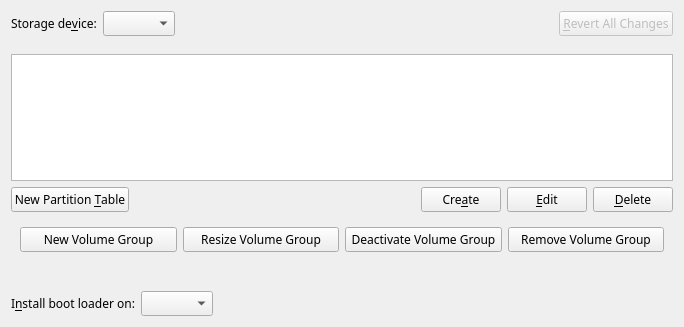
<?xml version="1.0" encoding="UTF-8"?>
<ui version="4.0">
 <author>
SPDX-FileCopyrightText: 2014 Aurélien Gâteau &lt;agateau@kde.org&gt;
SPDX-License-Identifier: GPL-3.0-or-later
 </author>
 <class>PartitionPage</class>
 <widget class="QWidget" name="PartitionPage">
  <property name="geometry">
   <rect>
    <x>0</x>
    <y>0</y>
    <width>684</width>
    <height>327</height>
   </rect>
  </property>
  <property name="windowTitle">
   <string notr="true">Form</string>
  </property>
  <layout class="QVBoxLayout" name="verticalLayout">
   <item>
    <layout class="QHBoxLayout" name="horizontalLayout_2">
     <item>
      <widget class="QLabel" name="label_2">
       <property name="font">
        <font>
         <family>Fantasque Sans Mono</family>
        </font>
       </property>
       <property name="text">
        <string>Storage de&amp;vice:</string>
       </property>
       <property name="buddy">
        <cstring>deviceComboBox</cstring>
       </property>
      </widget>
     </item>
     <item>
      <widget class="QComboBox" name="deviceComboBox">
       <property name="font">
        <font>
         <family>Fantasque Sans Mono</family>
        </font>
       </property>
      </widget>
     </item>
     <item>
      <spacer name="horizontalSpacer_2">
       <property name="orientation">
        <enum>Qt::Horizontal</enum>
       </property>
       <property name="sizeHint" stdset="0">
        <size>
         <width>40</width>
         <height>20</height>
        </size>
       </property>
      </spacer>
     </item>
     <item>
      <widget class="QPushButton" name="revertButton">
       <property name="enabled">
        <bool>false</bool>
       </property>
       <property name="font">
        <font>
         <family>Fantasque Sans Mono</family>
        </font>
       </property>
       <property name="text">
        <string>&amp;Revert All Changes</string>
       </property>
      </widget>
     </item>
    </layout>
   </item>
   <item>
    <widget class="PartitionBarsView" name="partitionBarsView"/>
   </item>
   <item>
    <widget class="PartitionLabelsView" name="partitionLabelsView"/>
   </item>
   <item>
    <widget class="QTreeView" name="partitionTreeView">
     <property name="font">
      <font>
       <family>Fantasque Sans Mono</family>
      </font>
     </property>
     <property name="editTriggers">
      <set>QAbstractItemView::NoEditTriggers</set>
     </property>
     <property name="rootIsDecorated">
      <bool>false</bool>
     </property>
     <property name="allColumnsShowFocus">
      <bool>true</bool>
     </property>
     <property name="expandsOnDoubleClick">
      <bool>false</bool>
     </property>
     <attribute name="headerStretchLastSection">
      <bool>false</bool>
     </attribute>
    </widget>
   </item>
   <item>
    <layout class="QHBoxLayout" name="horizontalLayout">
     <item>
      <widget class="QPushButton" name="newPartitionTableButton">
       <property name="font">
        <font>
         <family>Fantasque Sans Mono</family>
        </font>
       </property>
       <property name="text">
        <string>New Partition &amp;Table</string>
       </property>
      </widget>
     </item>
     <item>
      <spacer name="horizontalSpacer">
       <property name="orientation">
        <enum>Qt::Horizontal</enum>
       </property>
       <property name="sizeHint" stdset="0">
        <size>
         <width>40</width>
         <height>20</height>
        </size>
       </property>
      </spacer>
     </item>
     <item>
      <widget class="QPushButton" name="createButton">
       <property name="font">
        <font>
         <family>Fantasque Sans Mono</family>
        </font>
       </property>
       <property name="text">
        <string>Cre&amp;ate</string>
       </property>
      </widget>
     </item>
     <item>
      <widget class="QPushButton" name="editButton">
       <property name="font">
        <font>
         <family>Fantasque Sans Mono</family>
        </font>
       </property>
       <property name="text">
        <string>&amp;Edit</string>
       </property>
      </widget>
     </item>
     <item>
      <widget class="QPushButton" name="deleteButton">
       <property name="font">
        <font>
         <family>Fantasque Sans Mono</family>
        </font>
       </property>
       <property name="text">
        <string>&amp;Delete</string>
       </property>
      </widget>
     </item>
    </layout>
   </item>
   <item>
    <widget class="QWidget" name="lvmButtonPanel" native="true">
     <layout class="QHBoxLayout" name="lvmButtonLayout">
      <item>
       <widget class="QPushButton" name="newVolumeGroupButton">
        <property name="font">
         <font>
          <family>Fantasque Sans Mono</family>
         </font>
        </property>
        <property name="text">
         <string>New Volume Group</string>
        </property>
       </widget>
      </item>
      <item>
       <widget class="QPushButton" name="resizeVolumeGroupButton">
        <property name="font">
         <font>
          <family>Fantasque Sans Mono</family>
         </font>
        </property>
        <property name="text">
         <string>Resize Volume Group</string>
        </property>
       </widget>
      </item>
      <item>
       <widget class="QPushButton" name="deactivateVolumeGroupButton">
        <property name="font">
         <font>
          <family>Fantasque Sans Mono</family>
         </font>
        </property>
        <property name="text">
         <string>Deactivate Volume Group</string>
        </property>
       </widget>
      </item>
      <item>
       <widget class="QPushButton" name="removeVolumeGroupButton">
        <property name="font">
         <font>
          <family>Fantasque Sans Mono</family>
         </font>
        </property>
        <property name="text">
         <string>Remove Volume Group</string>
        </property>
       </widget>
      </item>
     </layout>
    </widget>
   </item>
   <item>
    <spacer name="verticalSpacer">
     <property name="orientation">
      <enum>Qt::Vertical</enum>
     </property>
     <property name="sizeType">
      <enum>QSizePolicy::Fixed</enum>
     </property>
     <property name="sizeHint" stdset="0">
      <size>
       <width>20</width>
       <height>24</height>
      </size>
     </property>
    </spacer>
   </item>
   <item>
    <layout class="QHBoxLayout" name="horizontalLayout_3">
     <item>
      <widget class="QLabel" name="label_3">
       <property name="font">
        <font>
         <family>Fantasque Sans Mono</family>
        </font>
       </property>
       <property name="text">
        <string>I&amp;nstall boot loader on:</string>
       </property>
       <property name="buddy">
        <cstring>bootLoaderComboBox</cstring>
       </property>
      </widget>
     </item>
     <item>
      <widget class="QComboBox" name="bootLoaderComboBox">
       <property name="font">
        <font>
         <family>Fantasque Sans Mono</family>
        </font>
       </property>
       <property name="sizeAdjustPolicy">
        <enum>QComboBox::AdjustToContents</enum>
       </property>
      </widget>
     </item>
     <item>
      <spacer name="horizontalSpacer_3">
       <property name="orientation">
        <enum>Qt::Horizontal</enum>
       </property>
       <property name="sizeHint" stdset="0">
        <size>
         <width>40</width>
         <height>1</height>
        </size>
       </property>
      </spacer>
     </item>
    </layout>
   </item>
  </layout>
 </widget>
 <customwidgets>
  <customwidget>
   <class>PartitionBarsView</class>
   <extends>QFrame</extends>
   <header location="global">gui/PartitionBarsView.h</header>
   <container>1</container>
  </customwidget>
  <customwidget>
   <class>PartitionLabelsView</class>
   <extends>QFrame</extends>
   <header location="global">gui/PartitionLabelsView.h</header>
   <container>1</container>
  </customwidget>
 </customwidgets>
 <tabstops>
  <tabstop>deviceComboBox</tabstop>
  <tabstop>revertButton</tabstop>
  <tabstop>partitionTreeView</tabstop>
  <tabstop>newPartitionTableButton</tabstop>
  <tabstop>createButton</tabstop>
  <tabstop>editButton</tabstop>
  <tabstop>deleteButton</tabstop>
  <tabstop>bootLoaderComboBox</tabstop>
 </tabstops>
 <resources/>
 <connections/>
</ui>
